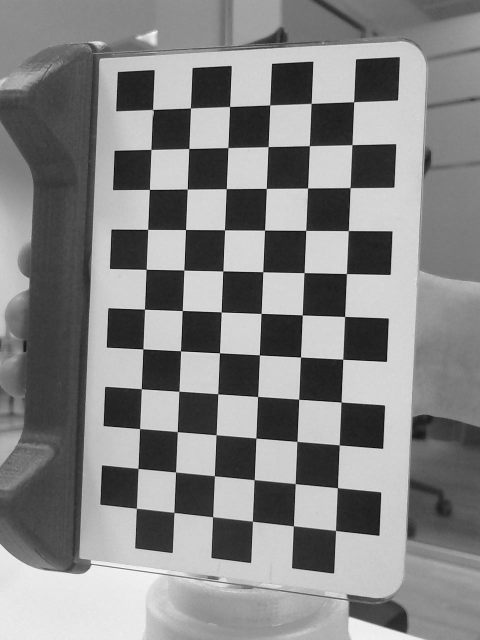
#> input picture notebooks/images/4.2. Camera calibration/captures/frame0.jpg, 960 x 1280 px (shown at 1/2 size)
$ jupyter execute '4.1. Pattern detection.ipynb'   (shell and % lines are left out)
#> lines starting #> are read from the running program, lines starting #| are printed output that depends on the picture; after the words box and inside, x2 and y2 are one past the last pixel; in counts of white or black regions, pixels touching at a corner belong together; long printed decimals are rounded
# Pattern detection

In this article it is explained the chessboard pattern and how it is detected. The pattern is used in the calibration processes.

## Chessboard pattern

[cell 1]
# Pattern parameters
rows = 6
columns = 11
square_width = 13

[cell 2]
import cv2

# Load image
image = cv2.imread('images/4.2. Camera calibration/captures/frame0.jpg')
#> image is the input picture: shape (1280, 960, 3); min 0, max 255, mean 132.5

[cell 3]
import matplotlib.pyplot as plt

def plot_image(image):
    f, axarr = plt.subplots(1, 1, figsize=(8,8))
    axarr.axis('off')
    axarr.imshow(image)
    axarr.plot()

plot_image(image)

## Corners detection

### Find corners

[cell 4]
# Convert image to 1 channel
gray = cv2.cvtColor(image, cv2.COLOR_RGB2GRAY)

# Find the chess board corners
ret, corners = cv2.findChessboardCorners(gray, (columns, rows), flags=cv2.CALIB_CB_FAST_CHECK)
#> ret = True; corners = 66 rows, first 8: [707.6, 204.1], [704.5, 290], [700.4, 375.8], [697, 461.7], [692.9, 547.8], [689.6, 633.3], [685.8, 718.7], [682.7, 804.4]

### Subpixel accuracy

[cell 5]
# termination criteria
criteria = (cv2.TERM_CRITERIA_EPS + cv2.TERM_CRITERIA_MAX_ITER, 30, 0.001)

# Find corners with subpixel accuracy
cv2.cornerSubPix(gray, corners, (11, 11), (-1, -1), criteria)
#> Out = 66 rows, first 8: [707.8, 204.1], [704.3, 289.9], [700.6, 375.8], [696.9, 461.7], [693.2, 547.6], [689.7, 633.4], [685.9, 718.7], [682.6, 804.5]

### Draw corners

[cell 6]
# Draw corners into image
image = cv2.cvtColor(image, cv2.COLOR_RGB2BGR)
cv2.drawChessboardCorners(image, (columns, rows), corners, ret)
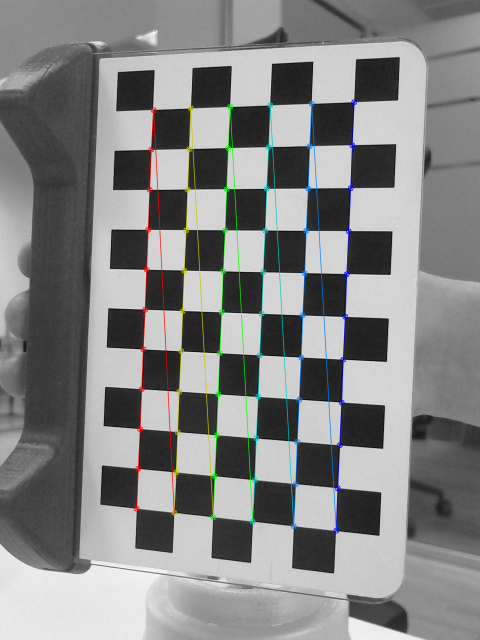
#> image: shape (1280, 960, 3) (shown at 1/2 size); 2.65% of pixels changed, all inside (x1, y1, x2, y2) = (267, 198, 715, 1068)
image = cv2.cvtColor(image, cv2.COLOR_BGR2RGB)

[cell 7]
# Show image
plot_image(image)

## Pose detection
Pose refers to the coordinate system of the pattern. It is represented by a Rotation matrix and a Traslation vector. In order to determine this values Camera intrinsics parameters are needed. Those values are obtained in [Camera calibration](http://nbviewer.ipython.org/github/Jesus89/3DScanScience/blob/master/notebooks/4.2.%20Camera%20calibration.ipynb).

[cell 8]
import numpy as np

# Compute object points
objp = np.zeros((rows * columns, 3), np.float32)
objp[:, :2] = np.mgrid[0:columns, 0:rows].T.reshape(-1, 2)
objp *= square_width

# Camera calibration results
camera_matrix = np.array([[1430, 0, 480],[0, 1430, 640],[0, 0, 1]])
distortion_coefficients = np.array([0.0, 0.0, 0.0, 0.0, 0.0])

# Compute pose
ret, rvecs, tvecs = cv2.solvePnP(objp, corners, camera_matrix, distortion_coefficients)
#> rvecs = [0.199, 0.206, 1.6]; tvecs = [34.44, -65.93, 216.6]

if ret:
    R = cv2.Rodrigues(rvecs)[0]
#> R = [[-0.041, -0.967, 0.253], [0.999, -0.0399, 0.00935], [0.00107, 0.254, 0.967]]
    t = tvecs.T[0]
#> t = [34.44, -65.93, 216.6]
    n = R.T[2]
#> n = [0.253, 0.00935, 0.967]
    d = np.dot(n, t)
#> d = 217.6
    print("\nRotation matrix\n\n{0}\n".format(R))
#| Rotation matrix
#| [[-0.04097 -0.9665  0.2534]
#|  [ 0.9992 -0.0399  0.009348]
#|  [ 0.001075  0.2535   0.9673]]
    print("\nTranslation vector\n\n{0} mm\n".format(t))
#| Translation vector
#| [ 34.445 -65.929  216.550] mm
    print("\nPlane normal\n\n{0}\n".format(n))
#| Plane normal
#| [0.2534 0.009348 0.9673]
    print("\nPlane distance\n\n{0} mm\n".format(d))
#| Plane distance
#| 217.586 mm


$ run again, with notebooks/images/4.2. Camera calibration/captures/frame1.jpg copied over notebooks/images/4.2. Camera calibration/captures/frame0.jpg
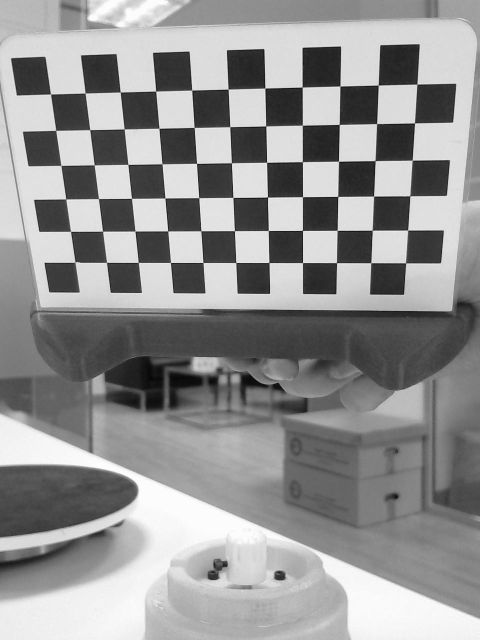
#> input picture notebooks/images/4.2. Camera calibration/captures/frame1.jpg, 960 x 1280 px (shown at 1/2 size)
#> image is the input picture: shape (1280, 960, 3); min 0, max 255, mean 146.6
#> ret = True; corners = 66 rows, first 8: [101.2, 188.2], [170.6, 186.6], [241, 184.6], [311.7, 182.7], [384.2, 180.5], [456.6, 178.8], [530.5, 176.5], [604.5, 174.6]
#> Out = 66 rows, first 8: [101.5, 188.5], [170.7, 186.5], [240.9, 184.6], [311.9, 182.6], [384, 180.6], [456.6, 178.7], [530.4, 176.6], [604.7, 174.6]
#> `cv2.drawChessboardCorners(image, (columns, rows), corners, ret)`:
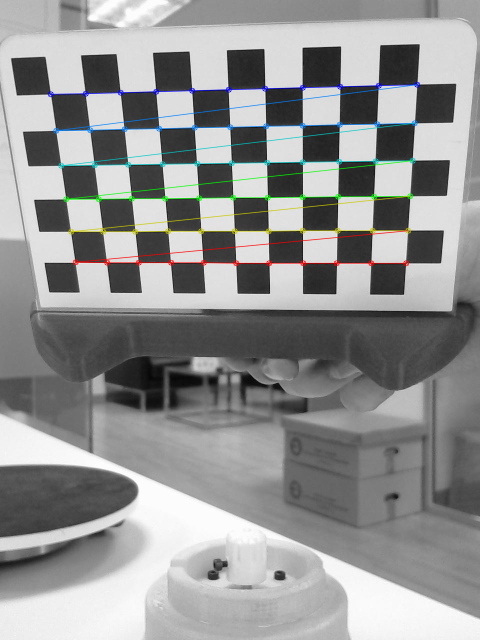
#> image: shape (1280, 960, 3) (shown at 1/2 size); 2.29% of pixels changed, all inside (x1, y1, x2, y2) = (95, 163, 841, 533)
#> rvecs = [0.438, 0.118, -0.0148]; tvecs = [-68.67, -81.93, 259.4]
#> R = [[0.993, 0.0397, 0.111], [0.0111, 0.906, -0.424], [-0.117, 0.422, 0.899]]
#> t = [-68.67, -81.93, 259.4]
#> n = [0.111, -0.424, 0.899]
#> d = 260.3
#| Rotation matrix
#| [[ 0.9931   0.03973  0.1108]
#|  [ 0.01107  0.9056 -0.4241 ]
#|  [-0.1172   0.4224  0.8988 ]]
#| Translation vector
#| [-68.665 -81.928 259.387 ] mm
#| Plane normal
#| [ 0.1108 -0.4241   0.8988 ]
#| Plane distance
#| 260.281 mm

$ run again, with notebooks/images/4.2. Camera calibration/captures/frame10.jpg copied over notebooks/images/4.2. Camera calibration/captures/frame0.jpg
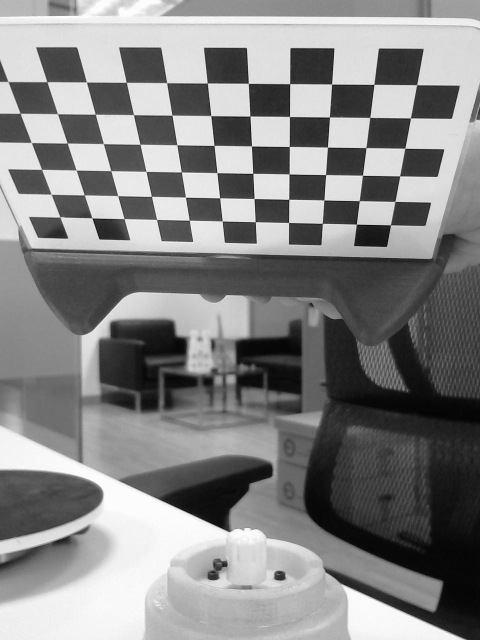
#> input picture notebooks/images/4.2. Camera calibration/captures/frame10.jpg, 960 x 1280 px (shown at 1/2 size)
#> image is the input picture: shape (1280, 960, 3); min 0, max 255, mean 132.5
#> ret = True; corners = 66 rows, first 8: [17.18, 164.2], [93.79, 163.4], [173.2, 164], [253, 165], [333.8, 165.7], [415.1, 166.7], [497.4, 167.2], [579.9, 168.1]
#> Out = 66 rows, first 8: [16.45, 163.5], [94.3, 163.8], [173.3, 164.5], [253, 165.2], [333.8, 165.9], [415.1, 166.5], [497, 167.2], [579.9, 167.9]
#> `cv2.drawChessboardCorners(image, (columns, rows), corners, ret)`:
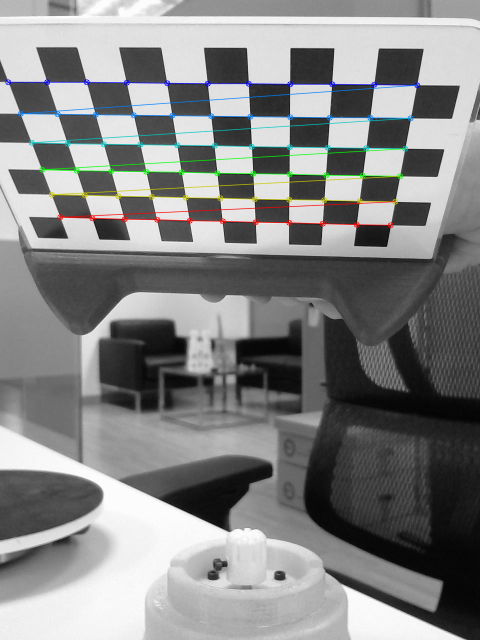
#> image: shape (1280, 960, 3) (shown at 1/2 size); 2.37% of pixels changed, all inside (x1, y1, x2, y2) = (10, 158, 841, 457)
#> rvecs = [0.983, 0.0958, -0.00894]; tvecs = [-74.97, -77.05, 231.2]
#> R = [[0.996, 0.0509, 0.0769], [0.0358, 0.555, -0.831], [-0.085, 0.83, 0.551]]
#> t = [-74.97, -77.05, 231.2]
#> n = [0.0769, -0.831, 0.551]
#> d = 185.6
#| Rotation matrix
#| [[ 0.9957  0.05094  0.07694 ]
#|  [ 0.03583  0.555 -0.8311]
#|  [-0.08503   0.8303  0.5508]]
#| Translation vector
#| [-74.973 -77.052 231.170] mm
#| Plane normal
#| [ 0.07694  -0.8311  0.5508]
#| Plane distance
#| 185.596 mm

$ run again, with notebooks/images/4.2. Camera calibration/captures/frame11.jpg copied over notebooks/images/4.2. Camera calibration/captures/frame0.jpg
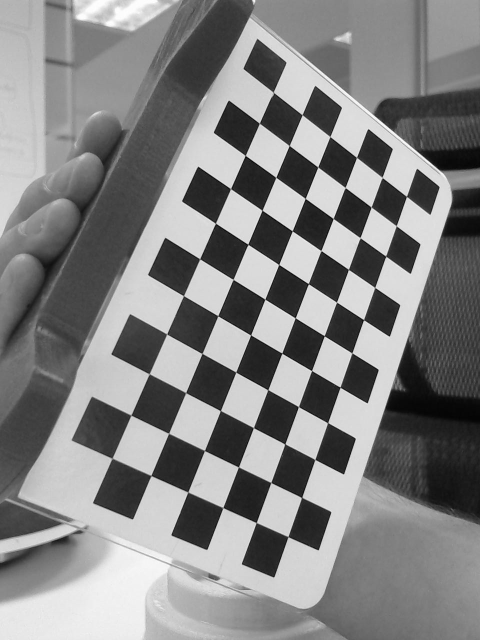
#> input picture notebooks/images/4.2. Camera calibration/captures/frame11.jpg, 960 x 1280 px (shown at 1/2 size)
#> image is the input picture: shape (1280, 960, 3); min 0, max 255, mean 131.2
#> ret = True; corners = 66 rows, first 8: [812.8, 392.9], [792.6, 451.5], [771.9, 512.5], [749.6, 575.6], [727.7, 639.8], [703.6, 706.4], [680.6, 774.7], [655.6, 845.9]
#> Out = 66 rows, first 8: [813.3, 393.3], [792.7, 451.9], [771.8, 512.8], [749.8, 575.3], [727.6, 639.8], [704.2, 706.2], [680.6, 774.8], [655.6, 845.8]
#> `cv2.drawChessboardCorners(image, (columns, rows), corners, ret)`:
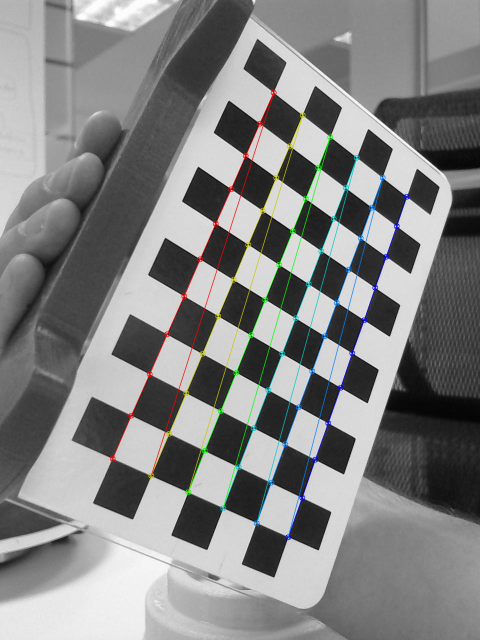
#> image: shape (1280, 960, 3) (shown at 1/2 size); 2.38% of pixels changed, all inside (x1, y1, x2, y2) = (219, 179, 820, 1081)
#> rvecs = [-0.598, -0.24, 1.97]; tvecs = [62.02, -45.93, 266.1]
#> R = [[-0.36, -0.783, -0.508], [0.882, -0.463, 0.0892], [-0.305, -0.416, 0.857]]
#> t = [62.02, -45.93, 266.1]
#> n = [-0.508, 0.0892, 0.857]
#> d = 192.4
#| Rotation matrix
#| [[-0.3598 -0.7828 -0.5077]
#|  [ 0.8818 -0.4631  0.08918]
#|  [-0.3049 -0.4156  0.8569]]
#| Translation vector
#| [ 62.024 -45.930 266.109] mm
#| Plane normal
#| [-0.5077  0.08918  0.8569]
#| Plane distance
#| 192.446 mm
